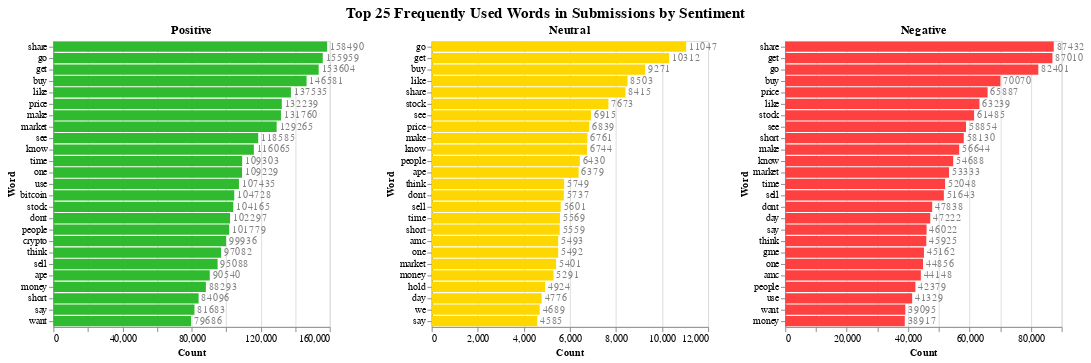

The code cell stored with this chart in its notebook:
### Code cell
brush = alt.selection_multi(encodings=['y'])

# positive
pos_bar = alt.Chart(pos_wc.head(25)).mark_bar().encode(
    y=alt.Y('word:N', title='Word', sort='-x'),
    x=alt.X('count:Q', title='Count'),
    color=alt.condition(brush, alt.value('#30ba30'), alt.value('lightgray'))
)

pos_text = pos_bar.mark_text(
    align='left',
    baseline='middle',
    dx=3,
    y=-0.1
).encode(text='count:Q',
         color=alt.value('gray')
)

pos_chart = (pos_bar + pos_text).properties(
    title=alt.TitleParams(text='Positive', fontSize=13),
    width=290,
    height=300
).add_selection(
    brush
)

# negative
neg_bar = alt.Chart(neg_wc.head(25)).mark_bar().encode(
    y=alt.Y('word:N', title='Word', sort='-x'),
    x=alt.X('count:Q', title='Count'),
    color=alt.condition(brush, alt.value('#ff4040'), alt.value('lightgray'))
)

neg_text = neg_bar.mark_text(
    align='left',
    baseline='middle',
    dx=3,
    y=-0.1
).encode(text='count:Q',
         color=alt.value('gray')
)

neg_chart = (neg_bar + neg_text).properties(
    title=alt.TitleParams(text='Negative', fontSize=13),
    width=290,
    height=300
).add_selection(
    brush
)

# neutral
neu_bar = alt.Chart(neu_wc.head(25)).mark_bar().encode(
    y=alt.Y('word:N', title='Word', sort='-x'),
    x=alt.X('count:Q', title='Count'),
    color=alt.condition(brush, alt.value('gold'), alt.value('lightgray'))
)

neu_text = neu_bar.mark_text(
    align='left',
    baseline='middle',
    dx=3,
    y=-0.1
).encode(text='count:Q',
         color=alt.value('gray')
)

neu_chart = (neu_bar + neu_text).properties(
    title=alt.TitleParams(text='Neutral', fontSize=13),
    width=290,
    height=300
).add_selection(
    brush
)

chart = (pos_chart | neu_chart | neg_chart).properties(
    title='Top 25 Frequently Used Words in Submissions by Sentiment'
).configure_title(
    fontSize=16,
    anchor='middle'
)

#chart.save('../../data/plots/top25_words_by_sentiment.html')

chart

### Figure 1 — Vega-Lite specification as saved in the notebook (floating-point values rounded to 4 significant figures)
{"config": {"view": {"continuousWidth": 400, "continuousHeight": 300}, "title": {"anchor": "middle", "fontSize": 16}}, "hconcat": [{"layer": [{"mark": "bar", "encoding": {"color": {"condition": {"value": "#30ba30", "selection": "selector002"}, "value": "lightgray"}, "x": {"field": "count", "title": "Count", "type": "quantitative"}, "y": {"field": "word", "sort": "-x", "title": "Word", "type": "nominal"}}, "selection": {"selector002": {"type": "multi", "encodings": ["y"]}}}, {"mark": {"type": "text", "align": "left", "baseline": "middle", "dx": 3, "y": -0.1}, "encoding": {"color": {"value": "gray"}, "text": {"field": "count", "type": "quantitative"}, "x": {"field": "count", "title": "Count", "type": "quantitative"}, "y": {"field": "word", "sort": "-x", "title": "Word", "type": "nominal"}}}], "data": {"name": "data-cb2d57fec5409aae62e4b0d90fbb1574"}, "height": 300, "title": {"text": "Positive", "fontSize": 13}, "width": 290}, {"layer": [{"mark": "bar", "encoding": {"color": {"condition": {"value": "gold", "selection": "selector002"}, "value": "lightgray"}, "x": {"field": "count", "title": "Count", "type": "quantitative"}, "y": {"field": "word", "sort": "-x", "title": "Word", "type": "nominal"}}, "selection": {"selector002": {"type": "multi", "encodings": ["y"]}}}, {"mark": {"type": "text", "align": "left", "baseline": "middle", "dx": 3, "y": -0.1}, "encoding": {"color": {"value": "gray"}, "text": {"field": "count", "type": "quantitative"}, "x": {"field": "count", "title": "Count", "type": "quantitative"}, "y": {"field": "word", "sort": "-x", "title": "Word", "type": "nominal"}}}], "data": {"name": "data-94cfa30e2d66f96c246d5fa9e6ad9a6a"}, "height": 300, "title": {"text": "Neutral", "fontSize": 13}, "width": 290}, {"layer": [{"mark": "bar", "encoding": {"color": {"condition": {"value": "#ff4040", "selection": "selector002"}, "value": "lightgray"}, "x": {"field": "count", "title": "Count", "type": "quantitative"}, "y": {"field": "word", "sort": "-x", "title": "Word", "type": "nominal"}}, "selection": {"selector002": {"type": "multi", "encodings": ["y"]}}}, {"mark": {"type": "text", "align": "left", "baseline": "middle", "dx": 3, "y": -0.1}, "encoding": {"color": {"value": "gray"}, "text": {"field": "count", "type": "quantitative"}, "x": {"field": "count", "title": "Count", "type": "quantitative"}, "y": {"field": "word", "sort": "-x", "title": "Word", "type": "nominal"}}}], "data": {"name": "data-c95886c609b18e7e8d5df1f50f97cf44"}, "height": 300, "title": {"text": "Negative", "fontSize": 13}, "width": 290}], "title": "Top 25 Frequently Used Words in Submissions by Sentiment", "$schema": "https://vega.github.io/schema/vega-lite/v4.17.0.json", "datasets": {"data-cb2d57fec5409aae62e4b0d90fbb1574": [{"word": "share", "count": 158490}, {"word": "go", "count": 155959}, {"word": "get", "count": 153604}, {"word": "buy", "count": 146581}, {"word": "like", "count": 137535}, {"word": "price", "count": 132239}, {"word": "make", "count": 131760}, {"word": "market", "count": 129265}, {"word": "see", "count": 118585}, {"word": "know", "count": 116065}, {"word": "time", "count": 109303}, {"word": "one", "count": 109229}, {"word": "use", "count": 107435}, {"word": "bitcoin", "count": 104728}, {"word": "stock", "count": 104165}, {"word": "dont", "count": 102297}, {"word": "people", "count": 101779}, {"word": "crypto", "count": 99936}, {"word": "think", "count": 97082}, {"word": "sell", "count": 95088}, {"word": "ape", "count": 90540}, {"word": "money", "count": 88293}, {"word": "short", "count": 84096}, {"word": "say", "count": 81683}, {"word": "want", "count": 79686}], "data-94cfa30e2d66f96c246d5fa9e6ad9a6a": [{"word": "go", "count": 11047}, {"word": "get", "count": 10312}, {"word": "buy", "count": 9271}, {"word": "like", "count": 8503}, {"word": "share", "count": 8415}, {"word": "stock", "count": 7673}, {"word": "see", "count": 6915}, {"word": "price", "count": 6839}, {"word": "make", "count": 6761}, {"word": "know", "count": 6744}, {"word": "people", "count": 6430}, {"word": "ape", "count": 6379}, {"word": "think", "count": 5749}, {"word": "dont", "count": 5737}, {"word": "sell", "count": 5601}, {"word": "time", "count": 5569}, {"word": "short", "count": 5559}, {"word": "amc", "count": 5493}, {"word": "one", "count": 5492}, {"word": "market", "count": 5401}, {"word": "money", "count": 5291}, {"word": "hold", "count": 4924}, {"word": "day", "count": 4776}, {"word": "we", "count": 4689}, {"word": "say", "count": 4585}], "data-c95886c609b18e7e8d5df1f50f97cf44": [{"word": "share", "count": 87432}, {"word": "get", "count": 87010}, {"word": "go", "count": 82401}, {"word": "buy", "count": 70070}, {"word": "price", "count": 65887}, {"word": "like", "count": 63239}, {"word": "stock", "count": 61485}, {"word": "see", "count": 58854}, {"word": "short", "count": 58130}, {"word": "make", "count": 56644}, {"word": "know", "count": 54688}, {"word": "market", "count": 53333}, {"word": "time", "count": 52048}, {"word": "sell", "count": 51643}, {"word": "dont", "count": 47838}, {"word": "day", "count": 47222}, {"word": "say", "count": 46022}, {"word": "think", "count": 45925}, {"word": "gme", "count": 45162}, {"word": "one", "count": 44856}, {"word": "amc", "count": 44148}, {"word": "people", "count": 42379}, {"word": "use", "count": 41329}, {"word": "want", "count": 39095}, {"word": "money", "count": 38917}]}}
